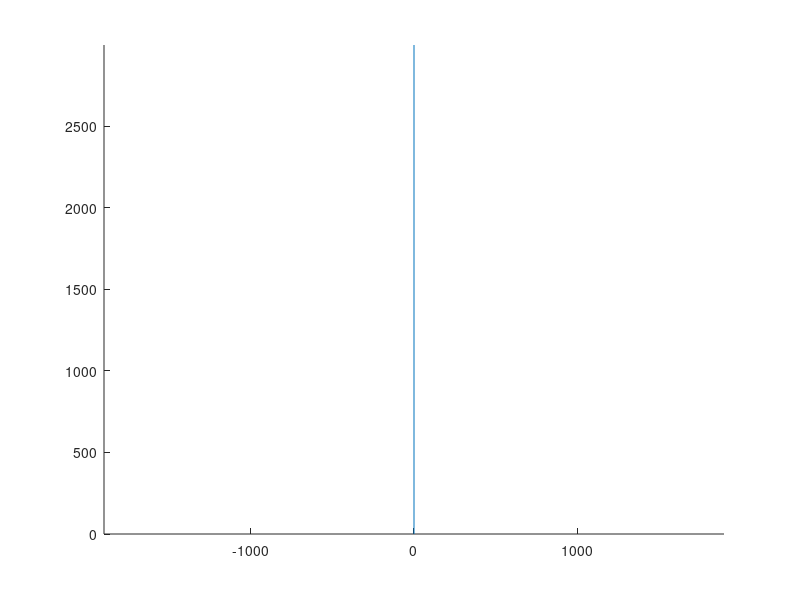

Recreate this plot in MATLAB. (Note: this script raises an error after producing the figure.)
clc
close all
clear all

A=[0 1 1;
   1 0 1;
   1 1 0]/sqrt(2);

v1=[1 -1 0];
v1=v1/norm(v1);
v3=[1 1 1];
v3=v3/norm(v3);
C2G=[v1;cross(v3,v1); v3]

A=C2G*A;  
%invA=inv(A);

g1=A(:,1)-A(:,3); % primitive lattice vector on the 111 plane
g2=A(:,2)-A(:,3); % primitive lattice vector on the 111 plane
G=[g1 g2];

%% Initial configuration
b=[1 0 0];
L=3000;


XL=[0 0;
    0 L;
    0 0];
XL=G*round(inv(G'*G)*G'*XL); % snap to lattice


figure(1)
hold on
plot3(XL(1,:),XL(2,:),XL(3,:))
axis equal

% Write inout files E and V
file_V = fopen('V/V_0.txt','w');
file_E = fopen('E/E_0.txt','w');

nodeformat='%i %1.15e %1.15e %1.15e %1.15e %1.15e %1.15e %i \n';
for n=1:size(XL,2)
fprintf(file_V,nodeformat, [n-1 XL(:,n)' zeros(1,3) 0]);
end

linkformat='%i %i %1.15e %1.15e %1.15e %1.15e %1.15e %1.15e %i \n';
for n=1:size(XL,2)-1
fprintf(file_E,linkformat, [n-1 n b zeros(1,3) 0]);
end

fclose(file_V);
fclose(file_E);